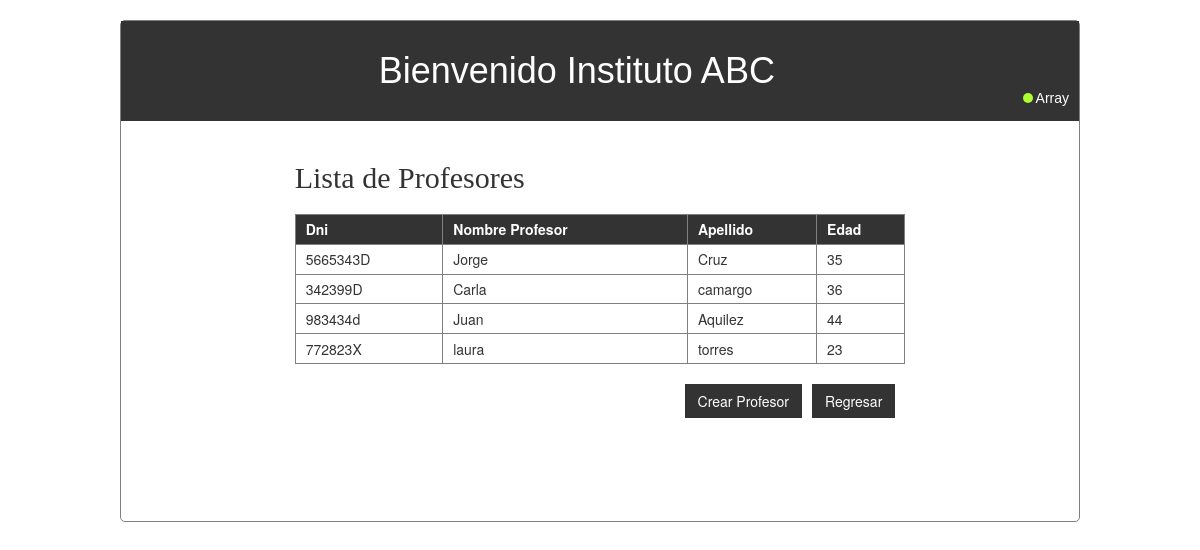
The app's page /profesores.php (signed in) with its own data.
### tables this page shows
CREATE TABLE IF NOT EXISTS `profesores` (
`id_profesor` int(11) NOT NULL,
  `dni` varchar(10) NOT NULL,
  `nombre` varchar(45) NOT NULL,
  `apellido` varchar(45) NOT NULL,
  `edad` int(11) NOT NULL
);

### APP/models/functions.php (called while the page is built, shortened)
<?php
class Functions{
    private $conexion;
    public function __construct() {
        require_once('conexion.php');
            $this->conexion= new conexion();
            $this->conexion->conectar();
    }
    function ListaProfesores(){
        $consulta = 'SELECT * FROM profesores';
        $profesores = $this->conexion->conexion->query($consulta);
        return $profesores;
    }
}

### APP/models/conexion.php (called while the page is built, shortened)
<?php
class conexion{
    private $host;
    private $user;
    private $password;
    private $database;
    public function __construct(){
        $this->host   = "127.0.0.1";
        $this->user   = "root";
        $this->password ="";
        $this->database = "instituto";
    }
    function conectar(){
       $this->conexion = new mysqli($this->host,$this->user,$this->password,$this->database);
    }
}

### profesores.php (the view, shortened to what this page needs)
<!DOCTYPE html>
<html>
<head>
</head>
<body>
	<div class='content-loggin'>
		<?php
	    	  include('APP/models/functions.php');
	    ?>
		<div class="content-datos">
			<h4>Lista de Profesores</h4>
			<?php
	    	  	$instancia = new Functions();
            	$result = $instancia->ListaProfesores();
	            echo '<table border=1 class="tabla-datos">';
		        echo '<tr class="head-table">';
		        echo '<th>Dni</th>';
		        echo '<th>Nombre Profesor</th>';
		        echo '<th>Apellido</th>';
		        echo '<th>Edad</th>';
		        echo '</tr>';
		        while($fila = mysqli_fetch_array($result, MYSQLI_ASSOC)){
		        	echo '<tr>';
		        	echo '<td>'.$fila['dni'].'</td>';
		            echo '<td>'.$fila['nombre'].'</td>';
		            echo '<td>'.$fila['apellido'].'</td>';
		            echo '<td>'.$fila['edad'].'</td>';
		            echo '</tr>';
		        }
		        echo '</table>';
			?>
		<a href="home.php" class='btn btn-regresar'> Regresar</a>
		<div class="btn btn-regresar" id="crear_curso">Crear Profesor</div>
		</div>
		</div>
</body>
</html>

### recursos/css/index.css (style rules this page uses)
.content-loggin { width: 80%; border: 1px solid gray; border-radius: 5px; margin: 20px auto; min-height: 440px; height: auto; }
.content-loggin header { width: 100%; height: 100px; padding: 10px; background-color: #333; text-align: center; color: white; font-family: arial; font-weight: bold; }

### recursos/css/home.css (style rules this page uses)
.var_sesion { font-size: 14px; float: right; margin-top: 40px; cursor: pointer; }
.circle { height: 10px; width: 10px; background-color: greenyellow; float: left; border-radius: 50px; margin-right: 3px; margin-top: 2px; }
.tabla-datos { width: 100%; margin: 20px auto; min-height: 150px; height: auto; }
.content-datos { padding: 30px; width: 70%; margin: auto; min-height: 400px; }
h4 { font-family: fantasy; font-size: 30px; letter-spacing: 0px; }
.head-table { background-color: #333; color: white; }
.btn-regresar { float: right; background-color: #333; color: white; border-radius: 0px; display: block; margin-bottom: 30px; margin-right: 10px; }
td { padding-left: 10px; }
th { padding-left: 10px; }

### records on screen
profesores: dni "5665343D", nombre "Jorge", apellido "Cruz", edad "35"
profesores: dni "342399D", nombre "Carla", apellido "camargo", edad "36"
profesores: dni "983434d", nombre "Juan", apellido "Aquilez", edad "44"
profesores: dni "772823X", nombre "laura", apellido "torres", edad "23"
